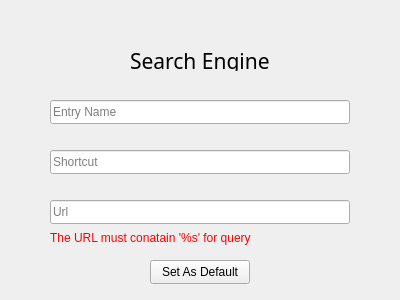
<?xml version="1.0" encoding="UTF-8"?>
<ui version="4.0">
 <class>FireArcWithGUI</class>
 <widget class="QWidget" name="FireArcWithGUI">
  <property name="geometry">
   <rect>
    <x>0</x>
    <y>0</y>
    <width>400</width>
    <height>300</height>
   </rect>
  </property>
  <property name="windowTitle">
   <string>Set Default Search Engine</string>
  </property>
  <widget class="QLabel" name="title">
   <property name="geometry">
    <rect>
     <x>130</x>
     <y>50</y>
     <width>160</width>
     <height>21</height>
    </rect>
   </property>
   <property name="font">
    <font>
     <family>Microsoft New Tai Lue</family>
     <pointsize>16</pointsize>
    </font>
   </property>
   <property name="locale">
    <locale language="English" country="Israel"/>
   </property>
   <property name="text">
    <string>Search Engine </string>
   </property>
   <property name="textFormat">
    <enum>Qt::AutoText</enum>
   </property>
   <property name="wordWrap">
    <bool>true</bool>
   </property>
  </widget>
  <widget class="QLineEdit" name="entryName">
   <property name="geometry">
    <rect>
     <x>50</x>
     <y>100</y>
     <width>300</width>
     <height>24</height>
    </rect>
   </property>
   <property name="styleSheet">
    <string notr="true"/>
   </property>
   <property name="text">
    <string/>
   </property>
   <property name="placeholderText">
    <string>Entry Name</string>
   </property>
   <property name="cursorMoveStyle">
    <enum>Qt::LogicalMoveStyle</enum>
   </property>
  </widget>
  <widget class="QLineEdit" name="shortcut">
   <property name="geometry">
    <rect>
     <x>50</x>
     <y>150</y>
     <width>300</width>
     <height>24</height>
    </rect>
   </property>
   <property name="placeholderText">
    <string>Shortcut</string>
   </property>
  </widget>
  <widget class="QLineEdit" name="url">
   <property name="geometry">
    <rect>
     <x>50</x>
     <y>200</y>
     <width>300</width>
     <height>24</height>
    </rect>
   </property>
   <property name="placeholderText">
    <string>Url</string>
   </property>
  </widget>
  <widget class="QPushButton" name="start">
   <property name="enabled">
    <bool>true</bool>
   </property>
   <property name="geometry">
    <rect>
     <x>150</x>
     <y>260</y>
     <width>100</width>
     <height>24</height>
    </rect>
   </property>
   <property name="text">
    <string>Set As Default</string>
   </property>
   <property name="checkable">
    <bool>false</bool>
   </property>
   <property name="checked">
    <bool>false</bool>
   </property>
  </widget>
  <widget class="QLabel" name="urlRequirment">
   <property name="enabled">
    <bool>true</bool>
   </property>
   <property name="geometry">
    <rect>
     <x>50</x>
     <y>230</y>
     <width>211</width>
     <height>16</height>
    </rect>
   </property>
   <property name="palette">
    <palette>
     <active>
      <colorrole role="WindowText">
       <brush brushstyle="SolidPattern">
        <color alpha="255">
         <red>255</red>
         <green>0</green>
         <blue>0</blue>
        </color>
       </brush>
      </colorrole>
     </active>
     <inactive>
      <colorrole role="WindowText">
       <brush brushstyle="SolidPattern">
        <color alpha="255">
         <red>255</red>
         <green>0</green>
         <blue>0</blue>
        </color>
       </brush>
      </colorrole>
     </inactive>
     <disabled/>
    </palette>
   </property>
   <property name="text">
    <string>The URL must conatain '%s' for query</string>
   </property>
  </widget>
 </widget>
 <resources/>
 <connections/>
</ui>
